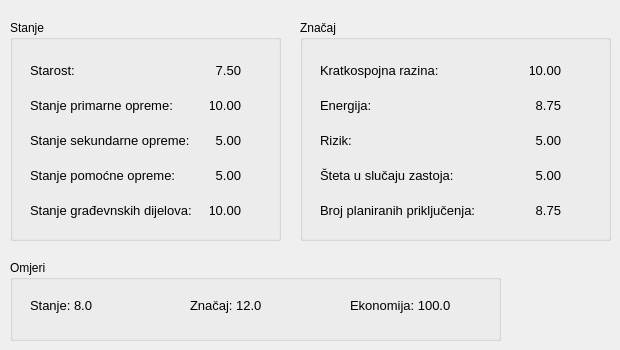
   <widget class="QWidget" name="tab">
    <attribute name="title">
     <string>Trafostanice</string>
    </attribute>
    <widget class="QGroupBox" name="gbStationSignificance">
     <property name="geometry">
      <rect>
       <x>300</x>
       <y>20</y>
       <width>311</width>
       <height>221</height>
      </rect>
     </property>
     <property name="title">
      <string>Značaj</string>
     </property>
     <widget class="QLabel" name="label_38">
      <property name="geometry">
       <rect>
        <x>20</x>
        <y>42</y>
        <width>181</width>
        <height>16</height>
       </rect>
      </property>
      <property name="font">
       <font>
        <pointsize>10</pointsize>
       </font>
      </property>
      <property name="text">
       <string>Kratkospojna razina:</string>
      </property>
     </widget>
     <widget class="QLabel" name="label_39">
      <property name="geometry">
       <rect>
        <x>20</x>
        <y>77</y>
        <width>201</width>
        <height>16</height>
       </rect>
      </property>
      <property name="font">
       <font>
        <pointsize>10</pointsize>
       </font>
      </property>
      <property name="text">
       <string>Energija:</string>
      </property>
     </widget>
     <widget class="QLabel" name="label_40">
      <property name="geometry">
       <rect>
        <x>20</x>
        <y>112</y>
        <width>191</width>
        <height>16</height>
       </rect>
      </property>
      <property name="font">
       <font>
        <pointsize>10</pointsize>
       </font>
      </property>
      <property name="text">
       <string>Rizik:</string>
      </property>
     </widget>
     <widget class="QLabel" name="label_51">
      <property name="geometry">
       <rect>
        <x>20</x>
        <y>147</y>
        <width>191</width>
        <height>16</height>
       </rect>
      </property>
      <property name="font">
       <font>
        <pointsize>10</pointsize>
       </font>
      </property>
      <property name="text">
       <string>Šteta u slučaju zastoja:</string>
      </property>
     </widget>
     <widget class="QLabel" name="label_52">
      <property name="geometry">
       <rect>
        <x>20</x>
        <y>182</y>
        <width>191</width>
        <height>16</height>
       </rect>
      </property>
      <property name="font">
       <font>
        <pointsize>10</pointsize>
       </font>
      </property>
      <property name="text">
       <string>Broj planiranih priključenja:</string>
      </property>
     </widget>
     <widget class="QLabel" name="lbl68">
      <property name="geometry">
       <rect>
        <x>230</x>
        <y>112</y>
        <width>31</width>
        <height>16</height>
       </rect>
      </property>
      <property name="font">
       <font>
        <pointsize>10</pointsize>
       </font>
      </property>
      <property name="text">
       <string>5.00</string>
      </property>
      <property name="alignment">
       <set>Qt::AlignRight|Qt::AlignTrailing|Qt::AlignVCenter</set>
      </property>
     </widget>
     <widget class="QLabel" name="lbl67">
      <property name="geometry">
       <rect>
        <x>230</x>
        <y>77</y>
        <width>31</width>
        <height>16</height>
       </rect>
      </property>
      <property name="font">
       <font>
        <pointsize>10</pointsize>
       </font>
      </property>
      <property name="text">
       <string>8.75</string>
      </property>
      <property name="alignment">
       <set>Qt::AlignRight|Qt::AlignTrailing|Qt::AlignVCenter</set>
      </property>
     </widget>
     <widget class="QLabel" name="lbl70">
      <property name="geometry">
       <rect>
        <x>230</x>
        <y>182</y>
        <width>31</width>
        <height>16</height>
       </rect>
      </property>
      <property name="font">
       <font>
        <pointsize>10</pointsize>
       </font>
      </property>
      <property name="text">
       <string>8.75</string>
      </property>
      <property name="alignment">
       <set>Qt::AlignRight|Qt::AlignTrailing|Qt::AlignVCenter</set>
      </property>
     </widget>
     <widget class="QLabel" name="lbl69">
      <property name="geometry">
       <rect>
        <x>230</x>
        <y>147</y>
        <width>31</width>
        <height>16</height>
       </rect>
      </property>
      <property name="font">
       <font>
        <pointsize>10</pointsize>
       </font>
      </property>
      <property name="text">
       <string>5.00</string>
      </property>
      <property name="alignment">
       <set>Qt::AlignRight|Qt::AlignTrailing|Qt::AlignVCenter</set>
      </property>
     </widget>
     <widget class="QLabel" name="lbl66">
      <property name="geometry">
       <rect>
        <x>230</x>
        <y>42</y>
        <width>31</width>
        <height>16</height>
       </rect>
      </property>
      <property name="font">
       <font>
        <pointsize>10</pointsize>
       </font>
      </property>
      <property name="text">
       <string>10.00</string>
      </property>
      <property name="alignment">
       <set>Qt::AlignRight|Qt::AlignTrailing|Qt::AlignVCenter</set>
      </property>
     </widget>
    </widget>
    <widget class="QGroupBox" name="gbStationEconomy">
     <property name="geometry">
      <rect>
       <x>10</x>
       <y>260</y>
       <width>491</width>
       <height>81</height>
      </rect>
     </property>
     <property name="title">
      <string>Omjeri</string>
     </property>
     <widget class="QLabel" name="lbl72">
      <property name="geometry">
       <rect>
        <x>180</x>
        <y>37</y>
        <width>81</width>
        <height>16</height>
       </rect>
      </property>
      <property name="font">
       <font>
        <pointsize>10</pointsize>
       </font>
      </property>
      <property name="text">
       <string>Značaj: 12.0</string>
      </property>
     </widget>
     <widget class="QLabel" name="lbl71">
      <property name="geometry">
       <rect>
        <x>20</x>
        <y>37</y>
        <width>71</width>
        <height>16</height>
       </rect>
      </property>
      <property name="font">
       <font>
        <pointsize>10</pointsize>
       </font>
      </property>
      <property name="text">
       <string>Stanje: 8.0</string>
      </property>
     </widget>
     <widget class="QLabel" name="lbl73">
      <property name="geometry">
       <rect>
        <x>340</x>
        <y>37</y>
        <width>101</width>
        <height>16</height>
       </rect>
      </property>
      <property name="font">
       <font>
        <pointsize>10</pointsize>
       </font>
      </property>
      <property name="text">
       <string>Ekonomija: 100.0</string>
      </property>
     </widget>
    </widget>
    <widget class="QGroupBox" name="gbStationCondition">
     <property name="geometry">
      <rect>
       <x>10</x>
       <y>20</y>
       <width>271</width>
       <height>221</height>
      </rect>
     </property>
     <property name="title">
      <string>Stanje</string>
     </property>
     <widget class="QLabel" name="label_45">
      <property name="geometry">
       <rect>
        <x>20</x>
        <y>42</y>
        <width>131</width>
        <height>16</height>
       </rect>
      </property>
      <property name="font">
       <font>
        <pointsize>10</pointsize>
       </font>
      </property>
      <property name="text">
       <string>Starost:</string>
      </property>
     </widget>
     <widget class="QLabel" name="label_46">
      <property name="geometry">
       <rect>
        <x>20</x>
        <y>77</y>
        <width>151</width>
        <height>16</height>
       </rect>
      </property>
      <property name="font">
       <font>
        <pointsize>10</pointsize>
       </font>
      </property>
      <property name="text">
       <string>Stanje primarne opreme:</string>
      </property>
     </widget>
     <widget class="QLabel" name="label_47">
      <property name="geometry">
       <rect>
        <x>20</x>
        <y>112</y>
        <width>161</width>
        <height>16</height>
       </rect>
      </property>
      <property name="font">
       <font>
        <pointsize>10</pointsize>
       </font>
      </property>
      <property name="text">
       <string>Stanje sekundarne opreme:</string>
      </property>
     </widget>
     <widget class="QLabel" name="label_49">
      <property name="geometry">
       <rect>
        <x>20</x>
        <y>147</y>
        <width>161</width>
        <height>16</height>
       </rect>
      </property>
      <property name="font">
       <font>
        <pointsize>10</pointsize>
       </font>
      </property>
      <property name="text">
       <string>Stanje pomoćne opreme:</string>
      </property>
     </widget>
     <widget class="QLabel" name="label_50">
      <property name="geometry">
       <rect>
        <x>20</x>
        <y>182</y>
        <width>171</width>
        <height>16</height>
       </rect>
      </property>
      <property name="font">
       <font>
        <pointsize>10</pointsize>
       </font>
      </property>
      <property name="text">
       <string>Stanje građevnskih dijelova:</string>
      </property>
     </widget>
     <widget class="QLabel" name="lbl62">
      <property name="geometry">
       <rect>
        <x>200</x>
        <y>77</y>
        <width>31</width>
        <height>16</height>
       </rect>
      </property>
      <property name="font">
       <font>
        <pointsize>10</pointsize>
       </font>
      </property>
      <property name="text">
       <string>10.00</string>
      </property>
      <property name="alignment">
       <set>Qt::AlignRight|Qt::AlignTrailing|Qt::AlignVCenter</set>
      </property>
     </widget>
     <widget class="QLabel" name="lbl64">
      <property name="geometry">
       <rect>
        <x>200</x>
        <y>147</y>
        <width>31</width>
        <height>16</height>
       </rect>
      </property>
      <property name="font">
       <font>
        <pointsize>10</pointsize>
       </font>
      </property>
      <property name="text">
       <string>5.00</string>
      </property>
      <property name="alignment">
       <set>Qt::AlignRight|Qt::AlignTrailing|Qt::AlignVCenter</set>
      </property>
     </widget>
     <widget class="QLabel" name="lbl63">
      <property name="geometry">
       <rect>
        <x>200</x>
        <y>112</y>
        <width>31</width>
        <height>16</height>
       </rect>
      </property>
      <property name="font">
       <font>
        <pointsize>10</pointsize>
       </font>
      </property>
      <property name="text">
       <string>5.00</string>
      </property>
      <property name="alignment">
       <set>Qt::AlignRight|Qt::AlignTrailing|Qt::AlignVCenter</set>
      </property>
     </widget>
     <widget class="QLabel" name="lbl61">
      <property name="geometry">
       <rect>
        <x>200</x>
        <y>42</y>
        <width>31</width>
        <height>16</height>
       </rect>
      </property>
      <property name="font">
       <font>
        <pointsize>10</pointsize>
       </font>
      </property>
      <property name="text">
       <string>7.50</string>
      </property>
      <property name="alignment">
       <set>Qt::AlignRight|Qt::AlignTrailing|Qt::AlignVCenter</set>
      </property>
     </widget>
     <widget class="QLabel" name="lbl65">
      <property name="geometry">
       <rect>
        <x>200</x>
        <y>182</y>
        <width>31</width>
        <height>16</height>
       </rect>
      </property>
      <property name="font">
       <font>
        <pointsize>10</pointsize>
       </font>
      </property>
      <property name="text">
       <string>10.00</string>
      </property>
      <property name="alignment">
       <set>Qt::AlignRight|Qt::AlignTrailing|Qt::AlignVCenter</set>
      </property>
     </widget>
    </widget>
   </widget>
